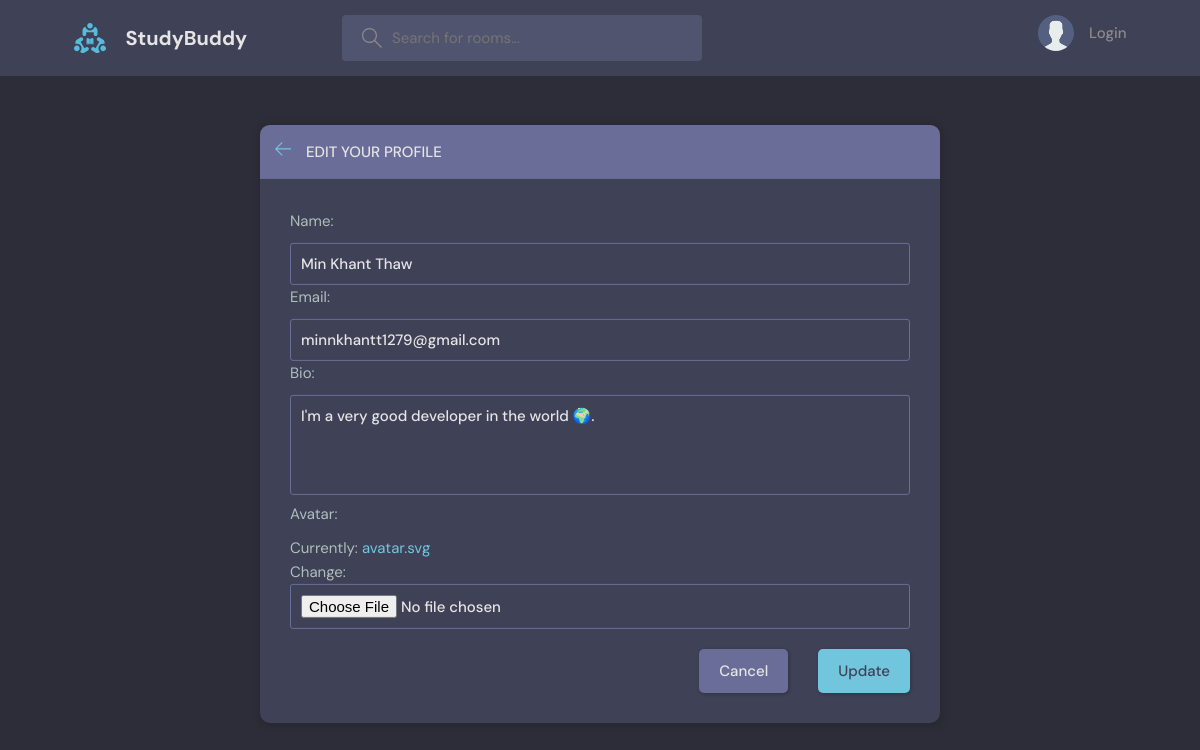
The app's page /editUser/2 with its own data.
### my_app/models.py (models this page shows)
class User(AbstractUser):
    name = models.CharField(max_length=200, null=True)
    email = models.EmailField(unique=True, null=True)
    bio = models.TextField(null=True)
    avatar = models.ImageField(null=True, default="avatar.svg", upload_to='media')
    USERNAME_FIELD = 'email'
    REQUIRED_FIELDS = []

### my_app/views.py (the view, shortened to what this page needs)
# urls.py: path('editUser/<str:pk>', views.editUser, name="edit-user"),
def editUser(request, pk):
  user = User.objects.get(id=pk)
  form = UserEditForm(initial={
    'name': user.name,
    'email': user.email,
    'bio': user.bio,
    'avatar':user.avatar
  })
  context = {
    'form':form,
    'user':user
  }
  return render(request, 'edit-user.html', context)

### my_app/forms.py
class UserEditForm(ModelForm):
  class Meta:
    model = User
    fields = ['name', 'email', 'bio', 'avatar']

### templates/edit-user.html (shortened to what this page needs)
{% extends 'base.html' %}
{% block content %}
<main class="update-account layout">
        <div class="container">
            <div class="layout__box">
                <div class="layout__boxHeader">
                    <div class="layout__boxTitle">
                <a href="{% url 'userInfo' user.id %}">
                            <svg version="1.1" xmlns="http://www.w3.org/2000/svg" width="32" height="32"
                                viewBox="0 0 32 32">
                                <title>arrow-left</title>
                                <path
                                    d="M13.723 2.286l-13.723 13.714 13.719 13.714 1.616-1.611-10.96-10.96h27.625v-2.286h-27.625l10.965-10.965-1.616-1.607z">
                                </path>
                            </svg>
                        </a>
                        <h3>Edit your profile</h3>
                    </div>
                </div>
                <div class="layout__body">
              <form class="form" method="POST">
                <div class ="form__group">
                  {{form}}
              </div>
              <div class="form__action">
                <a class="btn btn--dark" href="{% url 'home' %}">Cancel</a>
                            <button class="btn btn--main" type="submit">Update</button>
                        </div>
                    </form>
                </div>
            </div>
        </div>
      </div>
{% endblock %}

### my_app/static/css/style.css (style rules this page uses)
:root { --color-main: #71c6dd; --color-main-light: #e1f6fb; --color-dark: #3f4156; --color-dark-medium: #51546e; --color-dark-light: #696d97; --color-light: #e5e5e5; --color-gray: #8b8b8b; --color-light-gray: #b2bdbd; --color-bg: #2d2d39; --color-success: #5dd693; --color-error: #fc4b0b; }
* { font-family: "DM Sans", -apple-system, BlinkMacSystemFont, "Segoe UI", Roboto, Oxygen, Ubuntu, Cantarell, "Open Sans", "Helvetica Neue", sans-serif; margin: 0; padding: 0; box-sizing: border-box; text-rendering: optimizeLegibility; font-size: inherit; }
html { font-size: 56.25%; }
@media only screen and (min-width: 1200px) { html { font-size: 62.5%; } }
body { line-height: 1.6; font-weight: 400; font-size: 1.5rem; color: var(--color-light-gray); background-color: var(--color-bg); min-height: 100vh; }
a { display: inline-block; color: var(--color-main); text-decoration: none; }
.container { max-width: 120rem; width: 90%; margin: auto; }
.btn { background-color: transparent; border: none; display: inline-flex; align-items: center; gap: 1rem; cursor: pointer; transition: all ease-in-out 0.3s; padding: 1rem 2rem; border-radius: 5px; box-shadow: 1px 1px 3px 1px rgba(0, 0, 0, 0.15); font-weight: 500; }
.btn--main { background-color: var(--color-main); color: var(--color-dark); }
.btn--dark { background-color: var(--color-dark-light); color: var(--color-light); }
.layout { margin-top: 2.4rem; }
.layout > .container { display: flex; justify-content: space-between; align-items: flex-start; }
.layout__box { width: 90%; max-width: 48rem; min-height: 40rem; position: absolute; top: 50%; left: 50%; transform: translate(-50%, -46%); background-color: var(--color-dark); border-radius: 1rem; box-shadow: 1px 1px 6px 3px rgba(0, 0, 0, 0.1); overflow: hidden; }
.layout__boxHeader { display: flex; padding: 1.5rem; background-color: var(--color-dark-light); }
.layout__boxTitle { display: flex; gap: 1.5rem; align-items: center; }
.layout__boxTitle h3 { text-transform: uppercase; font-weight: 500; color: var(--color-light); }
.layout__boxTitle svg { width: 1.6rem; height: 1.6rem; fill: var(--color-main); }
.layout__body { margin: 3rem; }
.form__group { margin-bottom: 2rem; width: 100%; }
.form__group label { display: block; font-size: 1.5rem; margin-bottom: 1rem; }
.form__group input, .form__group textarea, .form__group select { background: transparent; border: 1px solid var(--color-dark-light); padding: 1rem; border-radius: 3px; width: 100%; color: var(--color-light); font-weight: 500; outline: none; }
.form__group textarea { background: transparent; height: 10rem; resize: none; }
.form__action { display: flex; justify-content: flex-end; gap: 3rem; }
.update-account.layout .layout__box { max-width: 68rem; }

### records on screen
User: name "Min Khant Thaw", email "minnkhantt1279@gmail.com", bio "I'm a very good developer in the world 🌍."
